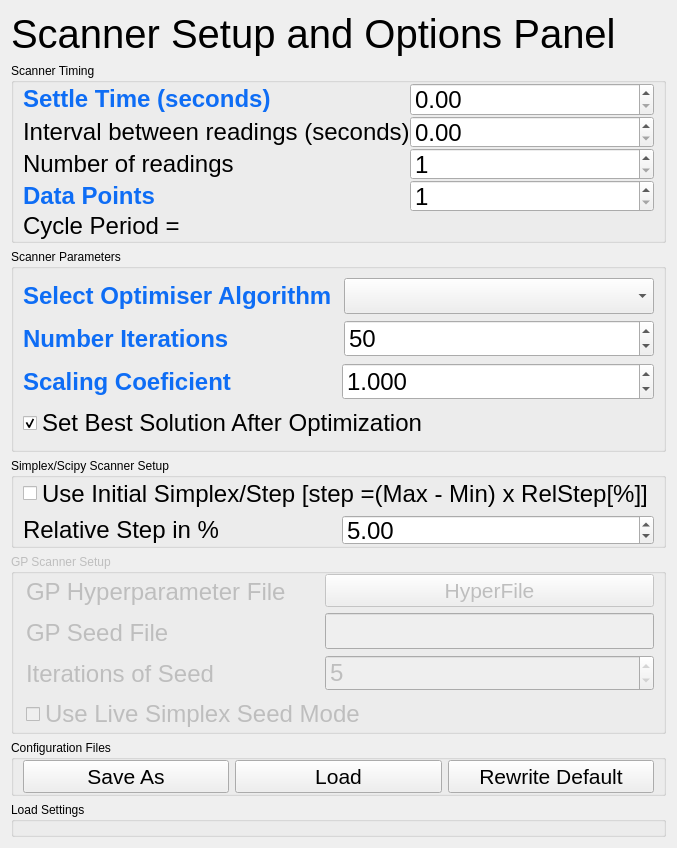
     <widget class="QWidget" name="tab2">
      <attribute name="title">
       <string>Scan Setup Panel</string>
      </attribute>
      <layout class="QVBoxLayout" name="verticalLayout_12">
       <item>
        <widget class="QLabel" name="label_3">
         <property name="sizePolicy">
          <sizepolicy hsizetype="Preferred" vsizetype="Fixed">
           <horstretch>0</horstretch>
           <verstretch>0</verstretch>
          </sizepolicy>
         </property>
         <property name="font">
          <font>
           <pointsize>30</pointsize>
          </font>
         </property>
         <property name="text">
          <string>Scanner Setup and Options Panel</string>
         </property>
         <property name="margin">
          <number>5</number>
         </property>
        </widget>
       </item>
       <item>
        <widget class="QGroupBox" name="groupBox">
         <property name="enabled">
          <bool>true</bool>
         </property>
         <property name="maximumSize">
          <size>
           <width>16777215</width>
           <height>180</height>
          </size>
         </property>
         <property name="title">
          <string>Scanner Timing</string>
         </property>
         <layout class="QGridLayout" name="gridLayout_5">
          <property name="topMargin">
           <number>0</number>
          </property>
          <property name="bottomMargin">
           <number>0</number>
          </property>
          <property name="verticalSpacing">
           <number>0</number>
          </property>
          <item row="0" column="0">
           <layout class="QHBoxLayout" name="horizontalLayout">
            <item>
             <layout class="QVBoxLayout" name="verticalLayout_6">
              <item>
               <widget class="QLabel" name="label_2">
                <property name="maximumSize">
                 <size>
                  <width>16777215</width>
                  <height>16777215</height>
                 </size>
                </property>
                <property name="font">
                 <font>
                  <pointsize>18</pointsize>
                  <weight>75</weight>
                  <bold>true</bold>
                 </font>
                </property>
                <property name="styleSheet">
                 <string notr="true">color: rgb(14, 109, 245);</string>
                </property>
                <property name="text">
                 <string>Settle Time (seconds)          </string>
                </property>
               </widget>
              </item>
              <item>
               <widget class="QLabel" name="label_6">
                <property name="enabled">
                 <bool>true</bool>
                </property>
                <property name="maximumSize">
                 <size>
                  <width>16777215</width>
                  <height>16777215</height>
                 </size>
                </property>
                <property name="font">
                 <font>
                  <pointsize>18</pointsize>
                 </font>
                </property>
                <property name="text">
                 <string>Interval between readings (seconds)</string>
                </property>
               </widget>
              </item>
              <item>
               <widget class="QLabel" name="label_30">
                <property name="enabled">
                 <bool>true</bool>
                </property>
                <property name="maximumSize">
                 <size>
                  <width>16777215</width>
                  <height>16777215</height>
                 </size>
                </property>
                <property name="font">
                 <font>
                  <pointsize>18</pointsize>
                 </font>
                </property>
                <property name="text">
                 <string>Number of readings</string>
                </property>
               </widget>
              </item>
              <item>
               <widget class="QLabel" name="label_datapoints">
                <property name="enabled">
                 <bool>true</bool>
                </property>
                <property name="maximumSize">
                 <size>
                  <width>16777215</width>
                  <height>16777215</height>
                 </size>
                </property>
                <property name="font">
                 <font>
                  <pointsize>18</pointsize>
                  <weight>75</weight>
                  <bold>true</bold>
                 </font>
                </property>
                <property name="styleSheet">
                 <string notr="true">color: rgb(14, 109, 245);</string>
                </property>
                <property name="text">
                 <string>Data Points</string>
                </property>
               </widget>
              </item>
             </layout>
            </item>
            <item>
             <layout class="QVBoxLayout" name="verticalLayout_7">
              <item>
               <widget class="QDoubleSpinBox" name="sb_tdelay">
                <property name="sizePolicy">
                 <sizepolicy hsizetype="Expanding" vsizetype="Fixed">
                  <horstretch>0</horstretch>
                  <verstretch>0</verstretch>
                 </sizepolicy>
                </property>
                <property name="font">
                 <font>
                  <pointsize>18</pointsize>
                 </font>
                </property>
                <property name="locale">
                 <locale language="English" country="UnitedStates"/>
                </property>
                <property name="minimum">
                 <double>0.000000000000000</double>
                </property>
                <property name="maximum">
                 <double>99.989999999999995</double>
                </property>
                <property name="singleStep">
                 <double>0.100000000000000</double>
                </property>
                <property name="value">
                 <double>0.000000000000000</double>
                </property>
               </widget>
              </item>
              <item>
               <widget class="QDoubleSpinBox" name="sb_ddelay">
                <property name="enabled">
                 <bool>true</bool>
                </property>
                <property name="font">
                 <font>
                  <pointsize>18</pointsize>
                 </font>
                </property>
                <property name="locale">
                 <locale language="English" country="UnitedStates"/>
                </property>
                <property name="minimum">
                 <double>0.000000000000000</double>
                </property>
                <property name="singleStep">
                 <double>0.050000000000000</double>
                </property>
                <property name="value">
                 <double>0.000000000000000</double>
                </property>
               </widget>
              </item>
              <item>
               <widget class="QSpinBox" name="sb_nreadings">
                <property name="font">
                 <font>
                  <pointsize>18</pointsize>
                 </font>
                </property>
                <property name="locale">
                 <locale language="English" country="UnitedStates"/>
                </property>
                <property name="minimum">
                 <number>1</number>
                </property>
                <property name="value">
                 <number>1</number>
                </property>
               </widget>
              </item>
              <item>
               <widget class="QSpinBox" name="sb_datapoints">
                <property name="font">
                 <font>
                  <pointsize>18</pointsize>
                 </font>
                </property>
                <property name="locale">
                 <locale language="English" country="UnitedStates"/>
                </property>
                <property name="minimum">
                 <number>1</number>
                </property>
                <property name="maximum">
                 <number>1000000</number>
                </property>
                <property name="value">
                 <number>1</number>
                </property>
               </widget>
              </item>
             </layout>
            </item>
           </layout>
          </item>
          <item row="1" column="0">
           <widget class="QLabel" name="label_7">
            <property name="maximumSize">
             <size>
              <width>16777215</width>
              <height>30</height>
             </size>
            </property>
            <property name="font">
             <font>
              <pointsize>18</pointsize>
             </font>
            </property>
            <property name="text">
             <string>Cycle Period = </string>
            </property>
           </widget>
          </item>
         </layout>
        </widget>
       </item>
       <item>
        <widget class="QGroupBox" name="groupBox_8">
         <property name="sizePolicy">
          <sizepolicy hsizetype="Expanding" vsizetype="Preferred">
           <horstretch>0</horstretch>
           <verstretch>0</verstretch>
          </sizepolicy>
         </property>
         <property name="title">
          <string>Scanner Parameters</string>
         </property>
         <layout class="QVBoxLayout" name="verticalLayout_20">
          <item>
           <layout class="QGridLayout" name="gridLayout_12">
            <item row="4" column="1">
             <widget class="QSpinBox" name="sb_num_iter">
              <property name="font">
               <font>
                <pointsize>18</pointsize>
               </font>
              </property>
              <property name="maximum">
               <number>1000</number>
              </property>
              <property name="value">
               <number>50</number>
              </property>
             </widget>
            </item>
            <item row="2" column="0">
             <widget class="QLabel" name="label_27">
              <property name="font">
               <font>
                <pointsize>18</pointsize>
                <weight>75</weight>
                <bold>true</bold>
               </font>
              </property>
              <property name="styleSheet">
               <string notr="true">color: rgb(14, 109, 245);</string>
              </property>
              <property name="text">
               <string>Select Optimiser Algorithm </string>
              </property>
             </widget>
            </item>
            <item row="4" column="0">
             <widget class="QLabel" name="label_25">
              <property name="font">
               <font>
                <pointsize>18</pointsize>
                <weight>75</weight>
                <bold>true</bold>
               </font>
              </property>
              <property name="styleSheet">
               <string notr="true">color: rgb(14, 109, 245);</string>
              </property>
              <property name="text">
               <string>Number Iterations</string>
              </property>
             </widget>
            </item>
            <item row="2" column="1">
             <widget class="QComboBox" name="cb_select_alg">
              <property name="font">
               <font>
                <pointsize>18</pointsize>
               </font>
              </property>
             </widget>
            </item>
           </layout>
          </item>
          <item>
           <layout class="QHBoxLayout" name="horizontalLayout_4">
            <item>
             <widget class="QLabel" name="label_31">
              <property name="font">
               <font>
                <pointsize>18</pointsize>
                <weight>75</weight>
                <bold>true</bold>
               </font>
              </property>
              <property name="styleSheet">
               <string notr="true">color: rgb(14, 109, 245);</string>
              </property>
              <property name="text">
               <string>Scaling Coeficient</string>
              </property>
             </widget>
            </item>
            <item>
             <widget class="QDoubleSpinBox" name="sb_scaling_coef">
              <property name="font">
               <font>
                <pointsize>18</pointsize>
               </font>
              </property>
              <property name="toolTip">
               <string>Scales the step size by this factor</string>
              </property>
              <property name="decimals">
               <number>3</number>
              </property>
              <property name="minimum">
               <double>0.000000000000000</double>
              </property>
              <property name="maximum">
               <double>999.000000000000000</double>
              </property>
              <property name="value">
               <double>1.000000000000000</double>
              </property>
             </widget>
            </item>
           </layout>
          </item>
          <item>
           <widget class="QCheckBox" name="cb_set_best_sol">
            <property name="font">
             <font>
              <pointsize>18</pointsize>
             </font>
            </property>
            <property name="text">
             <string>Set Best Solution After Optimization</string>
            </property>
            <property name="checked">
             <bool>true</bool>
            </property>
           </widget>
          </item>
         </layout>
        </widget>
       </item>
       <item>
        <widget class="QGroupBox" name="g_box_isim">
         <property name="enabled">
          <bool>true</bool>
         </property>
         <property name="maximumSize">
          <size>
           <width>16777215</width>
           <height>90</height>
          </size>
         </property>
         <property name="title">
          <string>Simplex/Scipy Scanner Setup</string>
         </property>
         <layout class="QVBoxLayout" name="verticalLayout_21">
          <property name="topMargin">
           <number>0</number>
          </property>
          <property name="bottomMargin">
           <number>0</number>
          </property>
          <item>
           <layout class="QVBoxLayout" name="verticalLayout_18">
            <item>
             <widget class="QCheckBox" name="cb_use_isim">
              <property name="font">
               <font>
                <pointsize>18</pointsize>
               </font>
              </property>
              <property name="toolTip">
               <string>This is only used if the device is not in the LenghtScale list. Try to create as a % of the limit range</string>
              </property>
              <property name="text">
               <string>Use Initial Simplex/Step [step =(Max - Min) x RelStep[%]]</string>
              </property>
             </widget>
            </item>
            <item>
             <layout class="QHBoxLayout" name="horizontalLayout_8">
              <item>
               <widget class="QLabel" name="label_23">
                <property name="maximumSize">
                 <size>
                  <width>16777215</width>
                  <height>16777215</height>
                 </size>
                </property>
                <property name="font">
                 <font>
                  <pointsize>18</pointsize>
                  <weight>50</weight>
                  <bold>false</bold>
                 </font>
                </property>
                <property name="styleSheet">
                 <string notr="true"/>
                </property>
                <property name="text">
                 <string>Relative Step in %</string>
                </property>
               </widget>
              </item>
              <item>
               <widget class="QDoubleSpinBox" name="sb_isim_rel_step">
                <property name="font">
                 <font>
                  <pointsize>18</pointsize>
                 </font>
                </property>
                <property name="toolTip">
                 <string>This is only used if the device is not in the LenghtScale list. Try to create as a % of the limit range</string>
                </property>
                <property name="locale">
                 <locale language="English" country="UnitedStates"/>
                </property>
                <property name="decimals">
                 <number>2</number>
                </property>
                <property name="minimum">
                 <double>0.010000000000000</double>
                </property>
                <property name="maximum">
                 <double>1000.000000000000000</double>
                </property>
                <property name="singleStep">
                 <double>0.250000000000000</double>
                </property>
                <property name="value">
                 <double>5.000000000000000</double>
                </property>
               </widget>
              </item>
             </layout>
            </item>
           </layout>
          </item>
         </layout>
        </widget>
       </item>
       <item>
        <widget class="QGroupBox" name="groupBox_2">
         <property name="enabled">
          <bool>false</bool>
         </property>
         <property name="maximumSize">
          <size>
           <width>16777215</width>
           <height>180</height>
          </size>
         </property>
         <property name="title">
          <string>GP Scanner Setup</string>
         </property>
         <layout class="QGridLayout" name="gridLayout_7">
          <property name="leftMargin">
           <number>12</number>
          </property>
          <property name="topMargin">
           <number>0</number>
          </property>
          <property name="bottomMargin">
           <number>0</number>
          </property>
          <item row="0" column="0">
           <layout class="QGridLayout" name="gridLayout_3">
            <property name="rightMargin">
             <number>0</number>
            </property>
            <item row="0" column="0">
             <layout class="QVBoxLayout" name="verticalLayout_3">
              <item>
               <widget class="QLabel" name="label_9">
                <property name="enabled">
                 <bool>false</bool>
                </property>
                <property name="maximumSize">
                 <size>
                  <width>16777215</width>
                  <height>16777215</height>
                 </size>
                </property>
                <property name="font">
                 <font>
                  <pointsize>18</pointsize>
                 </font>
                </property>
                <property name="text">
                 <string>GP Hyperparameter File     </string>
                </property>
               </widget>
              </item>
              <item>
               <widget class="QLabel" name="label_8">
                <property name="enabled">
                 <bool>false</bool>
                </property>
                <property name="maximumSize">
                 <size>
                  <width>16777215</width>
                  <height>16777215</height>
                 </size>
                </property>
                <property name="font">
                 <font>
                  <pointsize>18</pointsize>
                 </font>
                </property>
                <property name="text">
                 <string>GP Seed File</string>
                </property>
               </widget>
              </item>
              <item>
               <widget class="QLabel" name="label_10">
                <property name="font">
                 <font>
                  <pointsize>18</pointsize>
                 </font>
                </property>
                <property name="text">
                 <string>Iterations of Seed</string>
                </property>
               </widget>
              </item>
             </layout>
            </item>
            <item row="0" column="1">
             <layout class="QVBoxLayout" name="verticalLayout_2">
              <property name="spacing">
               <number>6</number>
              </property>
              <item>
               <widget class="QPushButton" name="pb_hyper_file">
                <property name="enabled">
                 <bool>false</bool>
                </property>
                <property name="sizePolicy">
                 <sizepolicy hsizetype="Minimum" vsizetype="Expanding">
                  <horstretch>0</horstretch>
                  <verstretch>0</verstretch>
                 </sizepolicy>
                </property>
                <property name="maximumSize">
                 <size>
                  <width>16777215</width>
                  <height>43</height>
                 </size>
                </property>
                <property name="baseSize">
                 <size>
                  <width>0</width>
                  <height>0</height>
                 </size>
                </property>
                <property name="font">
                 <font>
                  <pointsize>16</pointsize>
                  <weight>50</weight>
                  <italic>false</italic>
                  <bold>false</bold>
                 </font>
                </property>
                <property name="text">
                 <string>HyperFile</string>
                </property>
               </widget>
              </item>
              <item>
               <widget class="QLineEdit" name="lineEdit_4">
                <property name="enabled">
                 <bool>false</bool>
                </property>
                <property name="font">
                 <font>
                  <pointsize>18</pointsize>
                 </font>
                </property>
               </widget>
              </item>
              <item>
               <widget class="QSpinBox" name="sb_seed_iter">
                <property name="font">
                 <font>
                  <pointsize>18</pointsize>
                 </font>
                </property>
                <property name="minimum">
                 <number>1</number>
                </property>
                <property name="value">
                 <number>5</number>
                </property>
               </widget>
              </item>
             </layout>
            </item>
            <item row="1" column="0" colspan="2">
             <widget class="QCheckBox" name="cb_use_live_seed">
              <property name="enabled">
               <bool>false</bool>
              </property>
              <property name="font">
               <font>
                <pointsize>18</pointsize>
               </font>
              </property>
              <property name="text">
               <string>Use Live Simplex Seed Mode</string>
              </property>
             </widget>
            </item>
           </layout>
          </item>
         </layout>
        </widget>
       </item>
       <item>
        <widget class="QGroupBox" name="groupBox_5">
         <property name="enabled">
          <bool>true</bool>
         </property>
         <property name="sizePolicy">
          <sizepolicy hsizetype="Preferred" vsizetype="Minimum">
           <horstretch>0</horstretch>
           <verstretch>0</verstretch>
          </sizepolicy>
         </property>
         <property name="maximumSize">
          <size>
           <width>16777215</width>
           <height>80</height>
          </size>
         </property>
         <property name="title">
          <string>Configuration Files</string>
         </property>
         <layout class="QGridLayout" name="gridLayout_8">
          <property name="topMargin">
           <number>0</number>
          </property>
          <property name="bottomMargin">
           <number>0</number>
          </property>
          <item row="1" column="0">
           <layout class="QHBoxLayout" name="horizontalLayout_7">
            <item>
             <widget class="QPushButton" name="pb_save_as">
              <property name="sizePolicy">
               <sizepolicy hsizetype="Minimum" vsizetype="Preferred">
                <horstretch>0</horstretch>
                <verstretch>0</verstretch>
               </sizepolicy>
              </property>
              <property name="maximumSize">
               <size>
                <width>16777215</width>
                <height>100</height>
               </size>
              </property>
              <property name="font">
               <font>
                <pointsize>16</pointsize>
               </font>
              </property>
              <property name="toolTip">
               <string>Save current Ocelot configuration for later usage</string>
              </property>
              <property name="text">
               <string>Save As</string>
              </property>
             </widget>
            </item>
            <item>
             <widget class="QPushButton" name="pb_load">
              <property name="sizePolicy">
               <sizepolicy hsizetype="Minimum" vsizetype="Preferred">
                <horstretch>0</horstretch>
                <verstretch>0</verstretch>
               </sizepolicy>
              </property>
              <property name="maximumSize">
               <size>
                <width>16777215</width>
                <height>100</height>
               </size>
              </property>
              <property name="font">
               <font>
                <pointsize>16</pointsize>
               </font>
              </property>
              <property name="toolTip">
               <string>Load saved Ocelot configuration for usage</string>
              </property>
              <property name="text">
               <string>Load</string>
              </property>
             </widget>
            </item>
            <item>
             <widget class="QPushButton" name="pb_rewrite">
              <property name="sizePolicy">
               <sizepolicy hsizetype="Minimum" vsizetype="Preferred">
                <horstretch>0</horstretch>
                <verstretch>0</verstretch>
               </sizepolicy>
              </property>
              <property name="maximumSize">
               <size>
                <width>16777215</width>
                <height>100</height>
               </size>
              </property>
              <property name="font">
               <font>
                <pointsize>16</pointsize>
               </font>
              </property>
              <property name="cursor">
               <cursorShape>ForbiddenCursor</cursorShape>
              </property>
              <property name="toolTip">
               <string>Save the current state as the default when opening Ocelot</string>
              </property>
              <property name="text">
               <string>Rewrite Default</string>
              </property>
             </widget>
            </item>
           </layout>
          </item>
         </layout>
        </widget>
       </item>
       <item>
        <widget class="QGroupBox" name="groupBox_3">
         <property name="font">
          <font>
           <pointsize>9</pointsize>
          </font>
         </property>
         <property name="title">
          <string>Load Settings</string>
         </property>
         <layout class="QGridLayout" name="gridLayout_4">
          <property name="topMargin">
           <number>6</number>
          </property>
          <property name="bottomMargin">
           <number>6</number>
          </property>
          <item row="0" column="0">
           <layout class="QHBoxLayout" name="preset_layout"/>
          </item>
         </layout>
        </widget>
       </item>
      </layout>
     </widget>
